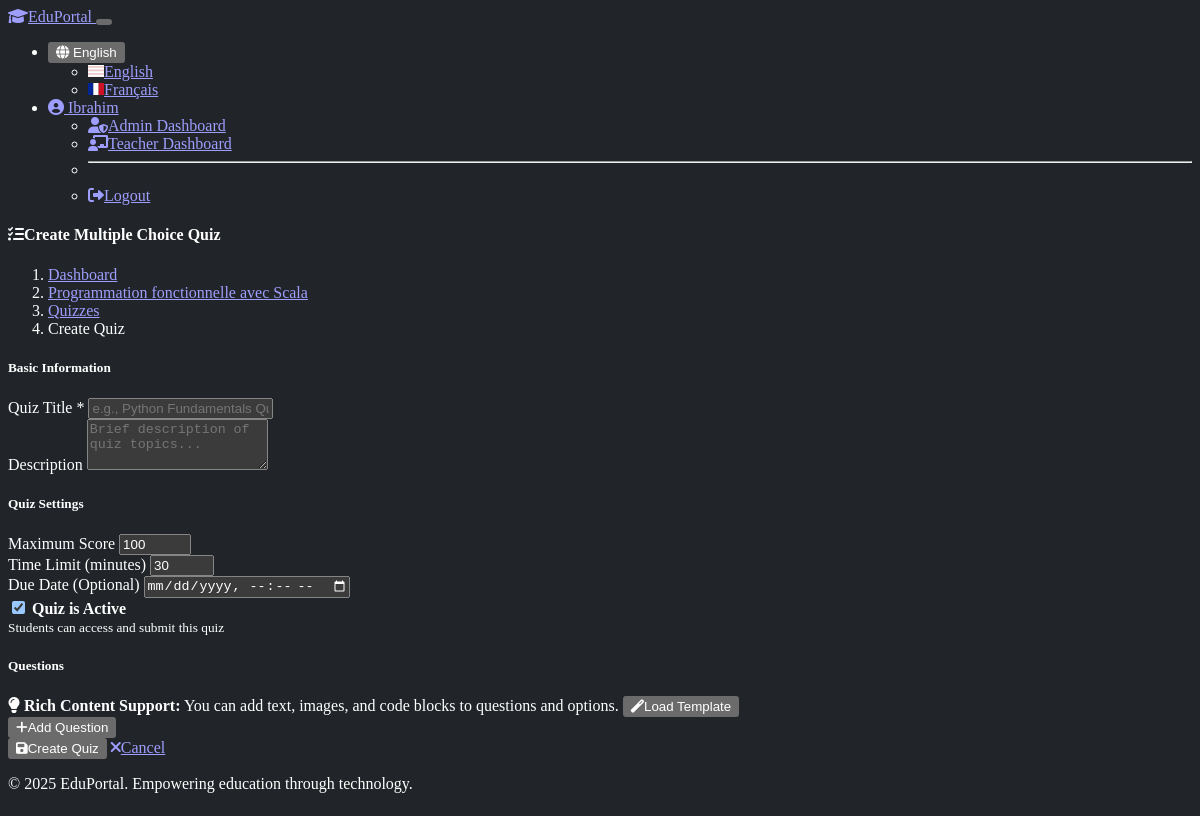
The app's page /teacher/course/1/create-mcq-quiz (signed in) with its own data.
### models.py (models this page shows, shortened)
class User(UserMixin, db.Model):
    __tablename__ = 'users'
    id = db.Column(db.Integer, primary_key=True, autoincrement=True)
    username = db.Column(db.String(80), unique=True, nullable=False)
    email = db.Column(db.String(120), unique=True, nullable=False)
    password_hash = db.Column(db.String(256), nullable=False)
    first_name = db.Column(db.String(50), nullable=False)
    last_name = db.Column(db.String(50), nullable=False)
    role = db.Column(db.String(20), nullable=False)  # 'student' or 'teacher'
    active = db.Column(db.Boolean, default=True)
    password_change_required = db.Column(db.Boolean, default=False)  # Force password change on next login
    created_at = db.Column(db.DateTime, default=datetime.now)
    updated_at = db.Column(db.DateTime, default=datetime.now, onupdate=datetime.now)

class Course(db.Model):
    __tablename__ = 'courses'
    id = db.Column(db.Integer, primary_key=True)
    title = db.Column(db.String(200), nullable=False)
    description = db.Column(db.Text, nullable=True)
    content = db.Column(db.Text, nullable=True)  # Markdown content
    difficulty_level = db.Column(db.String(50), nullable=True)  # Beginner, Intermediate, Advanced
    programming_language = db.Column(db.String(50), nullable=True)  # Python, JavaScript, etc.
    estimated_hours = db.Column(db.Integer, nullable=True)  # Course duration in hours
    prerequisites = db.Column(db.Text, nullable=True)  # Prerequisites as text
    learning_objectives = db.Column(db.Text, nullable=True)  # What students will learn
    course_status = db.Column(db.String(20), default='draft')  # draft, published, archived
    pdf_generated = db.Column(db.Boolean, default=False)
    pdf_path = db.Column(db.String(255), nullable=True)  # Path to generated PDF
    uploaded_file_path = db.Column(db.String(255), nullable=True)  # Path to uploaded slide file
    uploaded_file_type = db.Column(db.String(10), nullable=True)  # 'pdf' or 'pptx'
    uploaded_file_name = db.Column(db.String(255), nullable=True)  # Original filename
    content_display_type = db.Column(db.String(20), default='markdown', nullable=False)  # 'markdown' or 'uploaded_file'
    teacher_id = db.Column(db.Integer, db.ForeignKey(User.id), nullable=False)
    created_at = db.Column(db.DateTime, default=datetime.now)
    updated_at = db.Column(db.DateTime, default=datetime.now, onupdate=datetime.now)
    teacher = db.relationship(User, backref='courses')

### routes.py (the view, shortened to what this page needs)
@app.route('/teacher/course/<int:course_id>/create-mcq-quiz', methods=['GET', 'POST'])
@require_role('teacher')
def create_mcq_quiz(course_id):
    course = Course.query.filter_by(id=course_id, teacher_id=current_user.id).first_or_404()
    return render_template('teacher_create_mcq_quiz.html', course=course)

### app.py (called while the page is built)
def get_locale():
    from flask import session, request
    if 'language' in session:
        return session['language']
    return request.accept_languages.best_match(app.config['LANGUAGES'].keys())

### auth.py (called while the page is built)
@login_manager.user_loader
def load_user(user_id):
    return User.query.get(int(user_id))

### routes.py (called while the page is built)
@app.before_request
def make_session_permanent():
    session.permanent = True

@app.before_request
def check_password_change_required():
    exempt_routes = ['change_password', 'logout', 'static']
    if current_user.is_authenticated and current_user.password_change_required:
        if request.endpoint not in exempt_routes:
            flash('You must change your password before continuing.', 'warning')
            return redirect(url_for('change_password'))

### templates/teacher_create_mcq_quiz.html (shortened to what this page needs)
{% extends "base.html" %}
{% block content %}
<div class="container mt-4">
    <div class="row">
        <div class="col-lg-11 mx-auto">
            <div class="card">
                <div class="card-header bg-primary text-white">
                    <h4 class="mb-0">
                        <i class="fas fa-list-check me-2"></i>{{ _('Create Multiple Choice Quiz') }}
                    </h4>
                </div>
                <nav aria-label="breadcrumb" class="mt-2">
                    <ol class="breadcrumb breadcrumb-light mb-0">
                        <li class="breadcrumb-item"><a href="{{ url_for('teacher_dashboard') }}" class="text-white-50">{{ _('Dashboard') }}</a></li>
                        <li class="breadcrumb-item"><a href="{{ url_for('view_course', course_id=course.id) }}" class="text-white-50">{{ course.title }}</a></li>
                        <li class="breadcrumb-item"><a href="{{ url_for('view_course_quizzes', course_id=course.id) }}" class="text-white-50">{{ _('Quizzes') }}</a></li>
                        <li class="breadcrumb-item active text-white">{{ _('Create Quiz') }}</li>
                    </ol>
                </nav>
                <div class="card-body">
                    <form method="POST" id="quiz-form">
                        <div class="row">
                            <div class="col-md-6">
                                <h5 class="border-bottom pb-2 mb-3">{{ _('Basic Information') }}</h5>
                                <div class="mb-3">
                                    <label for="title" class="form-label">{{ _('Quiz Title') }} *</label>
                                    <input type="text" class="form-control" name="title" id="title" required
                                           placeholder="e.g., Python Fundamentals Quiz">
                                </div>
                                <div class="mb-3">
                                    <label for="description" class="form-label">{{ _('Description') }}</label>
                                    <textarea class="form-control" name="description" id="description" rows="3"
                                              placeholder="{{ _('Brief description of quiz topics...') }}"></textarea>
                                </div>
                            </div>
                            <div class="col-md-6">
                                <h5 class="border-bottom pb-2 mb-3">{{ _('Quiz Settings') }}</h5>
                                <div class="mb-3">
                                    <label for="max_score" class="form-label">{{ _('Maximum Score') }}</label>
                                    <input type="number" class="form-control" name="max_score" id="max_score"
                                           value="100" min="1" max="1000">
                                </div>
                                <div class="mb-3">
                                    <label for="time_limit" class="form-label">{{ _('Time Limit (minutes)') }}</label>
                                    <input type="number" class="form-control" name="time_limit" id="time_limit"
                                           value="30" min="5" max="300">
                                </div>
                                <div class="mb-3">
                                    <label for="due_date" class="form-label">{{ _('Due Date (Optional)') }}</label>
                                    <input type="datetime-local" class="form-control" name="due_date" id="due_date">
                                </div>
                                <div class="mb-3">
                                    <div class="form-check">
                                        <input class="form-check-input" type="checkbox" name="is_active" id="is_active" checked>
                                        <label class="form-check-label" for="is_active">
                                            <strong>{{ _('Quiz is Active') }}</strong>
                                            <br><small class="text-muted">{{ _('Students can access and submit this quiz') }}</small>
                                        </label>
                                    </div>
                                </div>
                            </div>
                        </div>
                        <div class="mt-4">
                            <div class="border-bottom pb-2 mb-3">
                                <h5 class="mb-0">{{ _('Questions') }}</h5>
                            </div>
                            <div class="alert alert-info mb-3">
                                <i class="fas fa-lightbulb me-2"></i>
                                <strong>{{ _('Rich Content Support') }}:</strong> {{ _('You can add text, images, and code blocks to questions and options.') }}
                                <button type="button" class="btn btn-sm btn-primary ms-2" onclick="loadTemplate()">
                                    <i class="fas fa-magic me-1"></i>{{ _('Load Template') }}
                                </button>
                            </div>
                            <div class="mt-3">
                                <button type="button" class="btn btn-success" onclick="addQuestion()">
                                    <i class="fas fa-plus me-1"></i>{{ _('Add Question') }}
                                </button>
                            </div>
                        </div>
                        <div class="mt-4 pt-3 border-top">
                            <div class="d-flex gap-2">
                                <button type="submit" class="btn btn-primary">
                                    <i class="fas fa-save me-1"></i>{{ _('Create Quiz') }}
                                </button>
                                <a href="{{ url_for('view_course_quizzes', course_id=course.id) }}" class="btn btn-secondary">
                                    <i class="fas fa-times me-1"></i>{{ _('Cancel') }}
                                </a>
                            </div>
                        </div>
                    </form>
                </div>
            </div>
        </div>
    </div>
</div>
{% endblock %}

### templates/base.html (shortened to what this page needs)
<!DOCTYPE html>
<html lang="{{ session.language or 'en' }}" data-bs-theme="dark">
<head>
    <link href="https://cdn.replit.com/agent/bootstrap-agent-dark-theme.min.css" rel="stylesheet">
    <link href="https://cdnjs.cloudflare.com/ajax/libs/font-awesome/6.0.0/css/all.min.css" rel="stylesheet">
    <link href="{{ url_for('static', filename='css/custom.css') }}" rel="stylesheet">
</head>
<body>
    <nav class="navbar navbar-expand-lg navbar-dark bg-dark border-bottom">
        <div class="container">
            <a class="navbar-brand fw-bold" href="{{ url_for('index') }}">
                <i class="fas fa-graduation-cap me-2"></i>{{ _('EduPortal') }}
            </a>
            <button class="navbar-toggler" type="button" data-bs-toggle="collapse" data-bs-target="#navbarNav">
            </button>
            <div class="collapse navbar-collapse" id="navbarNav">
                <ul class="navbar-nav ms-auto">
                    <li class="nav-item dropdown language-switcher">
                        <button class="btn btn-outline-light dropdown-toggle" type="button" data-bs-toggle="dropdown">
                            <i class="fas fa-globe me-1"></i>
                            {% if session.language == 'fr' %}Français{% else %}English{% endif %}
                        </button>
                        <ul class="dropdown-menu dropdown-menu-end">
                            <li><a class="dropdown-item" href="{{ url_for('set_language', language='en') }}">
                                <i class="flag-icon flag-icon-us me-2"></i>English
                            </a></li>
                            <li><a class="dropdown-item" href="{{ url_for('set_language', language='fr') }}">
                                <i class="flag-icon flag-icon-fr me-2"></i>Français
                            </a></li>
                        </ul>
                    </li>
                    {% if current_user.is_authenticated %}
                        <li class="nav-item dropdown">
                            <a class="nav-link dropdown-toggle d-flex align-items-center" href="#" role="button" data-bs-toggle="dropdown">
                                {% if current_user.profile_image_url %}
                                    <img src="{{ current_user.profile_image_url }}" alt="Profile" class="rounded-circle me-2" style="width: 24px; height: 24px; object-fit: cover;">
                                {% else %}
                                    <i class="fas fa-user-circle me-2"></i>
                                {% endif %}
                                {{ current_user.first_name or 'User' }}
                            </a>
                            <ul class="dropdown-menu">
                                {% if current_user.role == 'admin' and current_user.teacher_profile %}
                                    <li><a class="dropdown-item" href="{{ url_for('admin_dashboard') }}">
                                        <i class="fas fa-user-shield me-2"></i>{{ _('Admin Dashboard') }}
                                    </a></li>
                                    <li><a class="dropdown-item" href="{{ url_for('teacher_dashboard') }}">
                                        <i class="fas fa-chalkboard-teacher me-2"></i>{{ _('Teacher Dashboard') }}
                                    </a></li>
                                {% elif current_user.role == 'admin' %}
                                    <li><a class="dropdown-item" href="{{ url_for('admin_dashboard') }}">
                                        <i class="fas fa-user-shield me-2"></i>{{ _('Admin Dashboard') }}
                                    </a></li>
                                {% elif current_user.role == 'student' %}
                                    <li><a class="dropdown-item" href="{{ url_for('student_dashboard') }}">
                                        <i class="fas fa-tachometer-alt me-2"></i>{{ _('Dashboard') }}
                                    </a></li>
                                {% elif current_user.role == 'teacher' %}
                                    <li><a class="dropdown-item" href="{{ url_for('teacher_dashboard') }}">
                                        <i class="fas fa-tachometer-alt me-2"></i>{{ _('Dashboard') }}
                                    </a></li>
                                {% endif %}
                                <li><hr class="dropdown-divider"></li>
                                <li><a class="dropdown-item" href="{{ url_for('logout') }}">
                                    <i class="fas fa-sign-out-alt me-2"></i>{{ _('Logout') }}
                                </a></li>
                            </ul>
                        </li>
                    {% endif %}
                </ul>
            </div>
        </div>
    </nav>
    <main class="flex-grow-1">
        {% block content %}{% endblock %}
    </main>
    <footer class="bg-dark border-top mt-5 py-4">
        <div class="container text-center text-muted">
            <p class="mb-0">&copy; 2025 {{ _('EduPortal') }}. {{ _('Empowering education through technology.') }}</p>
        </div>
    </footer>
</body>
</html>

### static/css/custom.css (style rules this page uses)
.card { transition: transform 0.2s ease-in-out; }
[data-bs-theme="dark"] .card { background-color: var(--bs-dark); border-color: var(--bs-gray-600); }
.alert { border: none; border-radius: 0.5rem; }

### templates/base.html (style rules this page uses)
html, body { background-color: #212529 !important; min-height: 100vh; }
@media (prefers-reduced-motion: no-preference) { html { view-transition-name: root; } }
.btn { transition: all 0.2s ease; }
.nav-link, .dropdown-item { transition: background-color 0.2s ease; }
.card { transition: transform 0.2s ease, box-shadow 0.2s ease; }
.language-switcher .dropdown-toggle::after { margin-left: 0.5em; }
.flag-icon { width: 16px; height: 12px; display: inline-block; background-size: cover; background-repeat: no-repeat; }

### records on screen
User: first_name "Ibrahim"
Course: title "Programmation fonctionnelle avec Scala"
